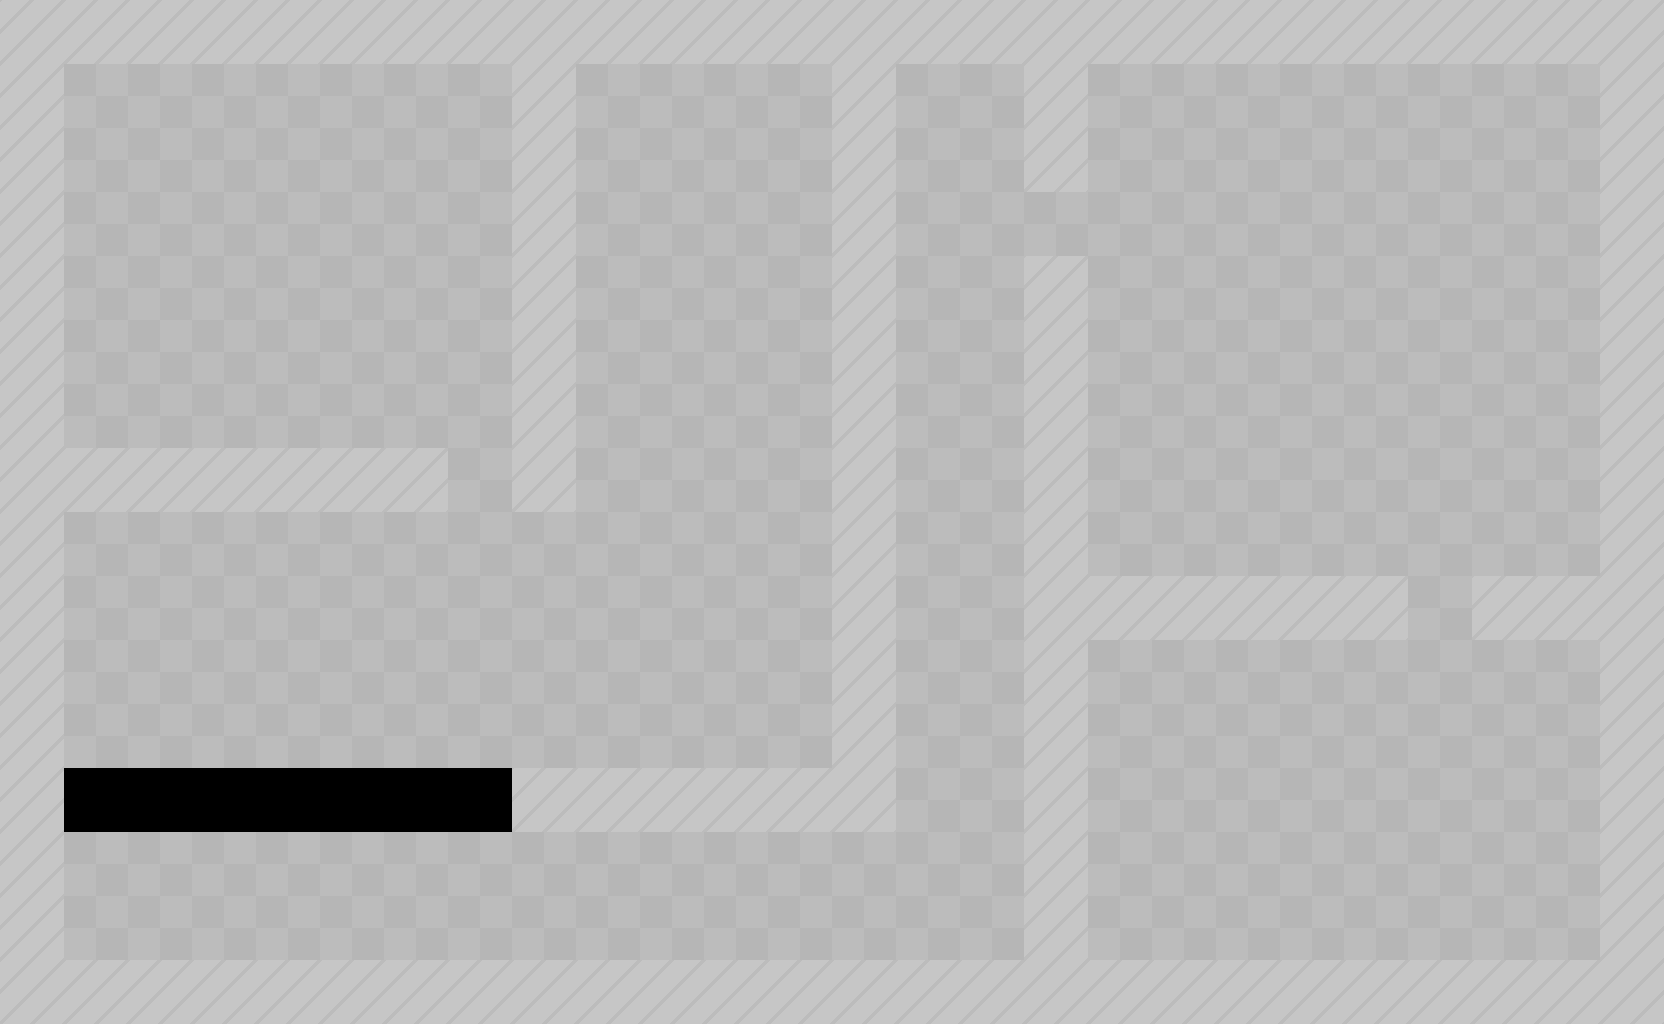

Rendered tile map (Tiled .tmx) drawn with the repository's tilesets; below, a short description and the full map source, tile grids included:
An orthogonal 26x16 tile map with 64x64 px tiles, 3 tile layers (Floor, Wall, Gap) and 6 objects.

<map version="1.2" tiledversion="1.2.1" orientation="orthogonal" renderorder="right-down" width="26" height="16" tilewidth="64" tileheight="64" infinite="0" nextlayerid="16" nextobjectid="17">
 <tileset firstgid="1" source="../Tilesets/sprites.tsx" />
 <layer id="13" name="Floor" width="26" height="16">
  <data encoding="csv">
0,0,0,0,0,0,0,0,0,0,0,0,0,0,0,0,0,0,0,0,0,0,0,0,0,0,
0,2,2,2,2,2,2,2,2,2,2,2,2,2,2,2,2,2,2,2,2,2,2,2,2,2,
0,2,2,2,2,2,2,2,2,2,2,2,2,2,2,2,2,2,2,2,2,2,2,2,2,2,
0,2,2,2,2,2,2,2,2,2,2,2,2,2,2,2,2,2,2,2,2,2,2,2,2,2,
0,2,2,2,2,2,2,2,2,2,2,2,2,2,2,2,2,2,2,2,2,2,2,2,2,2,
0,2,2,2,2,2,2,2,2,2,2,2,2,2,2,2,2,2,2,2,2,2,2,2,2,2,
0,2,2,2,2,2,2,2,2,2,2,2,2,2,2,2,2,2,2,2,2,2,2,2,2,2,
0,2,2,2,2,2,2,2,2,2,2,2,2,2,2,2,2,2,2,2,2,2,2,2,2,2,
0,2,2,2,2,2,2,2,2,2,2,2,2,2,2,2,2,2,2,2,2,2,2,2,2,2,
0,2,2,2,2,2,2,2,2,2,2,2,2,2,2,2,2,2,2,2,2,2,2,2,2,2,
0,2,2,2,2,2,2,2,2,2,2,2,2,2,2,2,2,2,2,2,2,2,2,2,2,2,
0,2,2,2,2,2,2,2,2,2,2,2,2,2,2,2,2,2,2,2,2,2,2,2,2,2,
0,2,2,2,2,2,2,2,2,2,2,2,2,2,2,2,2,2,2,2,2,2,2,2,2,2,
0,2,2,2,2,2,2,2,2,2,2,2,2,2,2,2,2,2,2,2,2,2,2,2,2,2,
0,2,2,2,2,2,2,2,2,2,2,2,2,2,2,2,2,2,2,2,2,2,2,2,2,2,
0,2,2,2,2,2,2,2,2,2,2,2,2,2,2,2,2,2,2,2,2,2,2,2,2,2
</data>
 </layer>
 <layer id="14" name="Wall" width="26" height="16">
  <data encoding="csv">
1,1,1,1,1,1,1,1,1,1,1,1,1,1,1,1,1,1,1,1,1,1,1,1,1,1,
1,0,0,0,0,0,0,0,1,0,0,0,0,1,0,0,1,0,0,0,0,0,0,0,0,1,
1,0,0,0,0,0,0,0,1,0,0,0,0,1,0,0,1,0,0,0,0,0,0,0,0,1,
1,0,0,0,0,0,0,0,1,0,0,0,0,1,0,0,0,0,0,0,0,0,0,0,0,1,
1,0,0,0,0,0,0,0,1,0,0,0,0,1,0,0,1,0,0,0,0,0,0,0,0,1,
1,0,0,0,0,0,0,0,1,0,0,0,0,1,0,0,1,0,0,0,0,0,0,0,0,1,
1,0,0,0,0,0,0,0,1,0,0,0,0,1,0,0,1,0,0,0,0,0,0,0,0,1,
1,1,1,1,1,1,1,0,1,0,0,0,0,1,0,0,1,0,0,0,0,0,0,0,0,1,
1,0,0,0,0,0,0,0,0,0,0,0,0,1,0,0,1,0,0,0,0,0,0,0,0,1,
1,0,0,0,0,0,0,0,0,0,0,0,0,1,0,0,1,1,1,1,1,1,0,1,1,1,
1,0,0,0,0,0,0,0,0,0,0,0,0,1,0,0,1,0,0,0,0,0,0,0,0,1,
1,0,0,0,0,0,0,0,0,0,0,0,0,1,0,0,1,0,0,0,0,0,0,0,0,1,
1,0,0,0,0,0,0,0,1,1,1,1,1,1,0,0,1,0,0,0,0,0,0,0,0,1,
1,0,0,0,0,0,0,0,0,0,0,0,0,0,0,0,1,0,0,0,0,0,0,0,0,1,
1,0,0,0,0,0,0,0,0,0,0,0,0,0,0,0,1,0,0,0,0,0,0,0,0,1,
1,1,1,1,1,1,1,1,1,1,1,1,1,1,1,1,1,1,1,1,1,1,1,1,1,1
</data>
 </layer>
 <layer id="15" name="Gap" width="26" height="16">
  <data encoding="csv">
0,0,0,0,0,0,0,0,0,0,0,0,0,0,0,0,0,0,0,0,0,0,0,0,0,0,
0,0,0,0,0,0,0,0,0,0,0,0,0,0,0,0,0,0,0,0,0,0,0,0,0,0,
0,0,0,0,0,0,0,0,0,0,0,0,0,0,0,0,0,0,0,0,0,0,0,0,0,0,
0,0,0,0,0,0,0,0,0,0,0,0,0,0,0,0,0,0,0,0,0,0,0,0,0,0,
0,0,0,0,0,0,0,0,0,0,0,0,0,0,0,0,0,0,0,0,0,0,0,0,0,0,
0,0,0,0,0,0,0,0,0,0,0,0,0,0,0,0,0,0,0,0,0,0,0,0,0,0,
0,0,0,0,0,0,0,0,0,0,0,0,0,0,0,0,0,0,0,0,0,0,0,0,0,0,
0,0,0,0,0,0,0,0,0,0,0,0,0,0,0,0,0,0,0,0,0,0,0,0,0,0,
0,0,0,0,0,0,0,0,0,0,0,0,0,0,0,0,0,0,0,0,0,0,0,0,0,0,
0,0,0,0,0,0,0,0,0,0,0,0,0,0,0,0,0,0,0,0,0,0,0,0,0,0,
0,0,0,0,0,0,0,0,0,0,0,0,0,0,0,0,0,0,0,0,0,0,0,0,0,0,
0,0,0,0,0,0,0,0,0,0,0,0,0,0,0,0,0,0,0,0,0,0,0,0,0,0,
0,3,3,3,3,3,3,3,0,0,0,0,0,0,0,0,0,0,0,0,0,0,0,0,0,0,
0,0,0,0,0,0,0,0,0,0,0,0,0,0,0,0,0,0,0,0,0,0,0,0,0,0,
0,0,0,0,0,0,0,0,0,0,0,0,0,0,0,0,0,0,0,0,0,0,0,0,0,0,
0,0,0,0,0,0,0,0,0,0,0,0,0,0,0,0,0,0,0,0,0,0,0,0,0,0
</data>
 </layer>
 <objectgroup id="9" name="Ends">
  <object id="15" gid="4" x="1472" y="896" width="64" height="64" />
  <object id="16" gid="4" x="1472" y="832" width="64" height="64" />
 </objectgroup>
 <objectgroup id="7" name="Switches">
  <object id="1" gid="9" x="704" y="192" width="64" height="64" />
  <object id="2" gid="9" x="704" y="192" width="64" height="64" />
 </objectgroup>
 <objectgroup id="8" name="Portcullii">
  <object id="5" gid="11" x="1024" y="256" width="64" height="64" />
  <object id="6" gid="10" x="1408" y="640" width="64" height="64" />
 </objectgroup>
</map>
